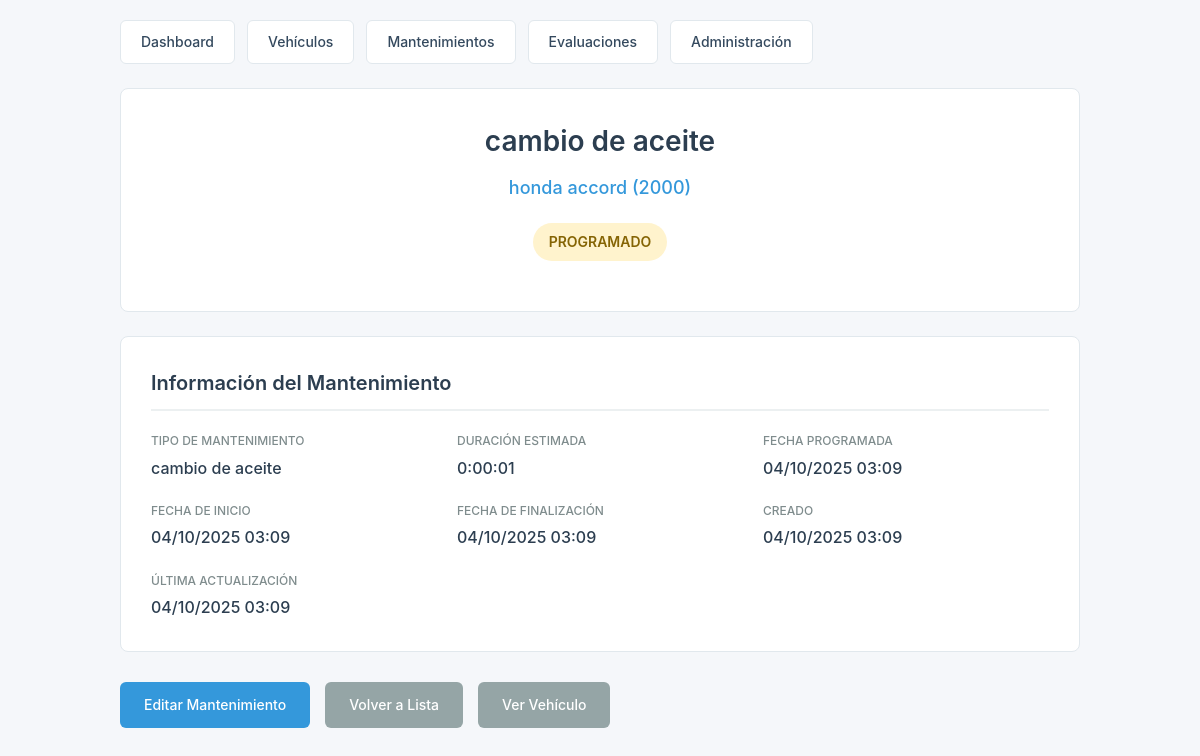
Page /maintenances/1/ on the committed database.
### mantencion/models.py (models this page shows, shortened)
class Maintenance(models.Model):
    STATUS_CHOICES = [
        ('scheduled', 'Programado'),
        ('in_progress', 'En Progreso'),
        ('completed', 'Completado'),
        ('cancelled', 'Cancelado'),
    ]
    vehicle = models.ForeignKey(Vehicle, on_delete=models.CASCADE, verbose_name='Vehículo')
    maintenance_type = models.ForeignKey(MaintenanceType, on_delete=models.CASCADE, verbose_name='Tipo de Mantenimiento')
    scheduled_date = models.DateTimeField(verbose_name='Fecha Programada')
    start_date = models.DateTimeField(null=True, blank=True, verbose_name='Fecha de Inicio')
    completion_date = models.DateTimeField(null=True, blank=True, verbose_name='Fecha de Finalización')
    status = models.CharField(max_length=20, choices=STATUS_CHOICES, default='scheduled', verbose_name='Estado')
    description = models.TextField(blank=True, verbose_name='Descripción')
    cost = models.DecimalField(max_digits=10, decimal_places=2, null=True, blank=True, verbose_name='Costo')
    notes = models.TextField(blank=True, verbose_name='Notas')
    created_at = models.DateTimeField(auto_now_add=True, verbose_name='Fecha de Creación')
    updated_at = models.DateTimeField(auto_now=True, verbose_name='Última Actualización')
    class Meta:
        verbose_name = 'Mantenimiento'
        verbose_name_plural = 'Mantenimientos'
        ordering = ['-scheduled_date']

class MaintenanceType(models.Model):
    name = models.CharField(max_length=100, verbose_name='Nombre del Mantenimiento')
    description = models.TextField(verbose_name='Descripción')
    estimated_duration = models.DurationField(verbose_name='Duración Estimada')
    base_price = models.DecimalField(max_digits=10, decimal_places=2, verbose_name='Precio Base')
    is_active = models.BooleanField(default=True, verbose_name='Activo')
    class Meta:
        verbose_name = 'Tipo de Mantenimiento'
        verbose_name_plural = 'Tipos de Mantenimiento'
        ordering = ['name']

class Vehicle(models.Model):
    VEHICLE_TYPES = [
        ('car', 'Automóvil'),
        ('truck', 'Camión'),
        ('motorcycle', 'Motocicleta'),
        ('bus', 'Autobús'),
        ('van', 'Van'),
    ]
    FUEL_TYPES = [
        ('gasoline', 'Gasolina'),
        ('diesel', 'Diésel'),
        ('electric', 'Eléctrico'),
        ('hybrid', 'Híbrido'),
        ('lpg', 'GLP'),
    ]
    license_plate = models.CharField(max_length=20, unique=True, verbose_name='Placa')
    brand = models.CharField(max_length=50, verbose_name='Marca')
    model = models.CharField(max_length=50, verbose_name='Modelo')
    year = models.IntegerField(verbose_name='Año')
    vehicle_type = models.CharField(max_length=20, choices=VEHICLE_TYPES, verbose_name='Tipo de Vehículo')
    fuel_type = models.CharField(max_length=20, choices=FUEL_TYPES, verbose_name='Tipo de Combustible')
    color = models.CharField(max_length=30, verbose_name='Color')
    owner_name = models.CharField(max_length=100, verbose_name='Nombre del Propietario')
    owner_phone = models.CharField(max_length=20, verbose_name='Teléfono')
    owner_email = models.EmailField(blank=True, verbose_name='Email')
    created_at = models.DateTimeField(auto_now_add=True, verbose_name='Fecha de Registro')
    class Meta:
        verbose_name = 'Vehículo'
        verbose_name_plural = 'Vehículos'
        ordering = ['-created_at']
    def get_full_name(self):
        return f"{self.brand} {self.model} ({self.year})"

### mantencion/views.py (the view)
# urls.py: path('maintenances/<int:pk>/', views.MaintenanceDetailView.as_view(), name='maintenance_detail'),
class MaintenanceDetailView(generic.DetailView):
    model = Maintenance
    template_name = 'mantecion/maintenance_detail.html'
    context_object_name = 'maintenance'
    def get_context_data(self, **kwargs):
        context = super().get_context_data(**kwargs)
        maintenance = self.get_object()
        try:
            context['evaluation'] = ServiceEvaluation.objects.get(maintenance=maintenance)
        except ServiceEvaluation.DoesNotExist:
            context['evaluation'] = None
        return context

### templates/mantecion/maintenance_detail.html (shortened to what this page needs)
<!DOCTYPE html>
<html lang="es">
<head>
</head>
<body>
    <div class="container">
        <div class="nav-menu">
            <a href="{% url 'mantencion:dashboard' %}" class="nav-button">Dashboard</a>
            <a href="{% url 'mantencion:vehicle_list' %}" class="nav-button">Vehículos</a>
            <a href="{% url 'mantencion:maintenance_list' %}" class="nav-button">Mantenimientos</a>
            <a href="{% url 'mantencion:evaluation_list' %}" class="nav-button">Evaluaciones</a>
            <a href="/admin/" class="nav-button">Administración</a>
        </div>
        <div class="maintenance-header">
            <div class="maintenance-title">{{ maintenance.maintenance_type.name }}</div>
            <div class="maintenance-vehicle">
                <a href="{% url 'mantencion:vehicle_detail' maintenance.vehicle.id %}" style="color: #3498db; text-decoration: none;">
                    {{ maintenance.vehicle.get_full_name }}
                </a>
            </div>
            <span class="status-badge status-{{ maintenance.status }}">
                {{ maintenance.get_status_display }}
            </span>
        </div>
        <div class="maintenance-info">
            <h2 class="section-title">Información del Mantenimiento</h2>
            <div class="info-grid">
                <div class="info-item">
                    <span class="info-label">Tipo de Mantenimiento</span>
                    <span class="info-value">{{ maintenance.maintenance_type.name }}</span>
                </div>
                <div class="info-item">
                    <span class="info-label">Duración Estimada</span>
                    <span class="info-value">{{ maintenance.maintenance_type.estimated_duration }}</span>
                </div>
                <div class="info-item">
                    <span class="info-label">Fecha Programada</span>
                    <span class="info-value">{{ maintenance.scheduled_date|date:"d/m/Y H:i" }}</span>
                </div>
                {% if maintenance.start_date %}
                <div class="info-item">
                    <span class="info-label">Fecha de Inicio</span>
                    <span class="info-value">{{ maintenance.start_date|date:"d/m/Y H:i" }}</span>
                </div>
                {% endif %}
                {% if maintenance.completion_date %}
                <div class="info-item">
                    <span class="info-label">Fecha de Finalización</span>
                    <span class="info-value">{{ maintenance.completion_date|date:"d/m/Y H:i" }}</span>
                </div>
                {% endif %}
                <div class="info-item">
                    <span class="info-label">Creado</span>
                    <span class="info-value">{{ maintenance.created_at|date:"d/m/Y H:i" }}</span>
                </div>
                <div class="info-item">
                    <span class="info-label">Última Actualización</span>
                    <span class="info-value">{{ maintenance.updated_at|date:"d/m/Y H:i" }}</span>
                </div>
            </div>
        </div>
        <div class="action-buttons">
            <a href="/admin/mantencion/maintenance/{{ maintenance.id }}/change/" class="action-button">
                Editar Mantenimiento
            </a>
            <a href="{% url 'mantencion:maintenance_list' %}" class="action-button secondary">
                Volver a Lista
            </a>
            <a href="{% url 'mantencion:vehicle_detail' maintenance.vehicle.id %}" class="action-button secondary">
                Ver Vehículo
            </a>
        </div>
    </div>
</body>
</html>

### templates/mantecion/maintenance_detail.html (style rules this page uses)
* { margin: 0; padding: 0; box-sizing: border-box; }
body { font-family: -apple-system, BlinkMacSystemFont, 'Segoe UI', Roboto, sans-serif; background: #f5f7fa; color: #2c3e50; line-height: 1.6; }
.container { max-width: 1000px; margin: 0 auto; padding: 20px; }
.nav-menu { display: flex; gap: 12px; margin-bottom: 24px; flex-wrap: wrap; }
.nav-button { background: #ffffff; color: #34495e; padding: 10px 20px; border: 1px solid #e1e8ed; border-radius: 6px; text-decoration: none; font-size: 14px; font-weight: 500; transition: all 0.2s ease; }
.maintenance-header { background: #ffffff; border: 1px solid #e1e8ed; border-radius: 8px; padding: 30px; margin-bottom: 24px; text-align: center; }
.maintenance-title { font-size: 28px; font-weight: 600; color: #2c3e50; margin-bottom: 10px; }
.maintenance-vehicle { color: #3498db; font-size: 18px; font-weight: 500; margin-bottom: 20px; }
.status-badge { display: inline-block; padding: 8px 16px; border-radius: 20px; font-size: 14px; font-weight: 600; text-transform: uppercase; margin-bottom: 20px; }
.status-scheduled { background: #fff3cd; color: #856404; }
.maintenance-info { background: #ffffff; border: 1px solid #e1e8ed; border-radius: 8px; padding: 30px; margin-bottom: 24px; }
.section-title { color: #2c3e50; font-size: 20px; font-weight: 600; margin-bottom: 20px; padding-bottom: 10px; border-bottom: 2px solid #ecf0f1; }
.info-grid { display: grid; grid-template-columns: repeat(auto-fit, minmax(250px, 1fr)); gap: 20px; }
.info-item { display: flex; flex-direction: column; gap: 5px; }
.info-label { font-size: 12px; color: #7f8c8d; font-weight: 500; text-transform: uppercase; }
.info-value { font-size: 16px; color: #2c3e50; font-weight: 500; }
.action-buttons { display: flex; gap: 15px; margin-top: 30px; flex-wrap: wrap; }
.action-button { background: #3498db; color: white; border: none; padding: 12px 24px; border-radius: 6px; text-decoration: none; font-size: 14px; font-weight: 500; transition: background 0.2s ease; }
.action-button.secondary { background: #95a5a6; }

### rows in the picture
Maintenance: maintenance_type.name "cambio de aceite", vehicle.get_full_name "honda accord (2000)", status "PROGRAMADO", maintenance_type.estimated_duration "0:00:01", scheduled_date "04/10/2025 03:09", start_date "04/10/2025 03:09", completion_date "04/10/2025 03:09", created_at "04/10/2025 03:09", updated_at "04/10/2025 03:09"
